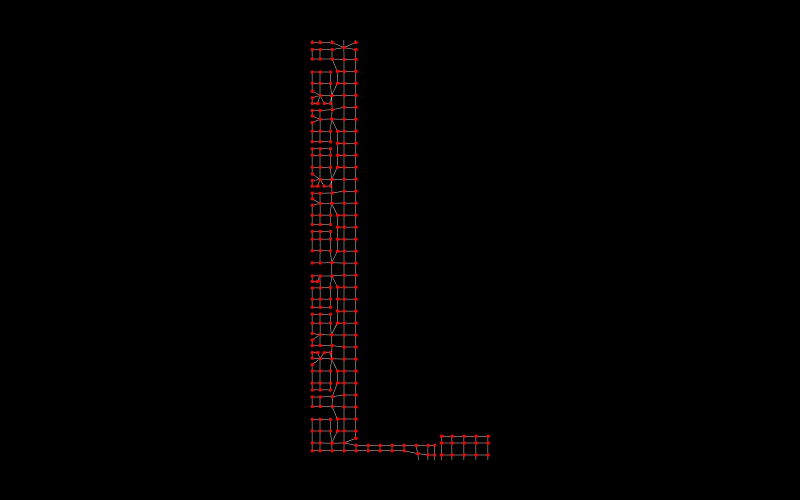

This figure's notebook cell:
### Markdown cell above
## 13. Show the analysis graph

### Code cell
# L1 analysis graph
Topology.Show(analysis_graph_l1,
              camera=[0,0,6],
              vertexSize=4,
              vertexColor='red',
              edgeColor='lightgrey',
              backgroundColor='black',
              width=800, height=500,
              renderer=renderer)

### Figure 1 — Plotly figure (JSON) as saved in the notebook; plotly's stock layout.template omitted (floating-point values rounded to 4 significant figures; data arrays with more than 128 entries replaced by an {"elided": "..."} marker saying what was removed)
{"data": [{"hoverinfo": "text", "hovertext": {"elided": "1425 str values"}, "legendgroup": "2", "legendrank": 2, "line": {"color": "#D3D3D3", "width": 1}, "mode": "lines", "name": "1: Untitled (Edges)", "showlegend": false, "type": "scatter3d", "x": {"elided": "1425 float values"}, "y": {"elided": "1425 float values"}, "z": {"elided": "1425 int values"}}, {"customdata": {"elided": "302 str values"}, "hoverinfo": "text", "hovertemplate": {"elided": "302 str values"}, "hovertext": {"elided": "302 str values"}, "legendgroup": "1", "legendrank": 1, "marker": {"color": {"elided": "302 str values"}, "line": {"width": 0}, "opacity": 1, "size": {"elided": "302 int values"}, "sizemode": "diameter", "symbol": "circle"}, "mode": "markers", "name": "1: Untitled (Vertices)", "showlegend": false, "textfont": {"size": 5}, "type": "scatter3d", "x": {"elided": "302 float values"}, "y": {"elided": "302 float values"}, "z": {"elided": "302 int values"}}], "layout": {"autosize": true, "height": 500, "margin": {"b": 40, "l": 40, "r": 40, "t": 40}, "paper_bgcolor": "#000000", "plot_bgcolor": "#000000", "scene": {"aspectmode": "data", "camera": {"center": {"x": 0, "y": 0, "z": 0}, "eye": {"x": 0, "y": 0, "z": 6}, "projection": {"type": "perspective"}, "up": {"x": 0, "y": 0, "z": 1}}, "xaxis": {"visible": false}, "yaxis": {"visible": false}, "zaxis": {"visible": false}}, "showlegend": true, "width": 800, "xaxis": {"showgrid": false, "visible": false, "zeroline": false}, "yaxis": {"showgrid": false, "visible": false, "zeroline": false}}}
